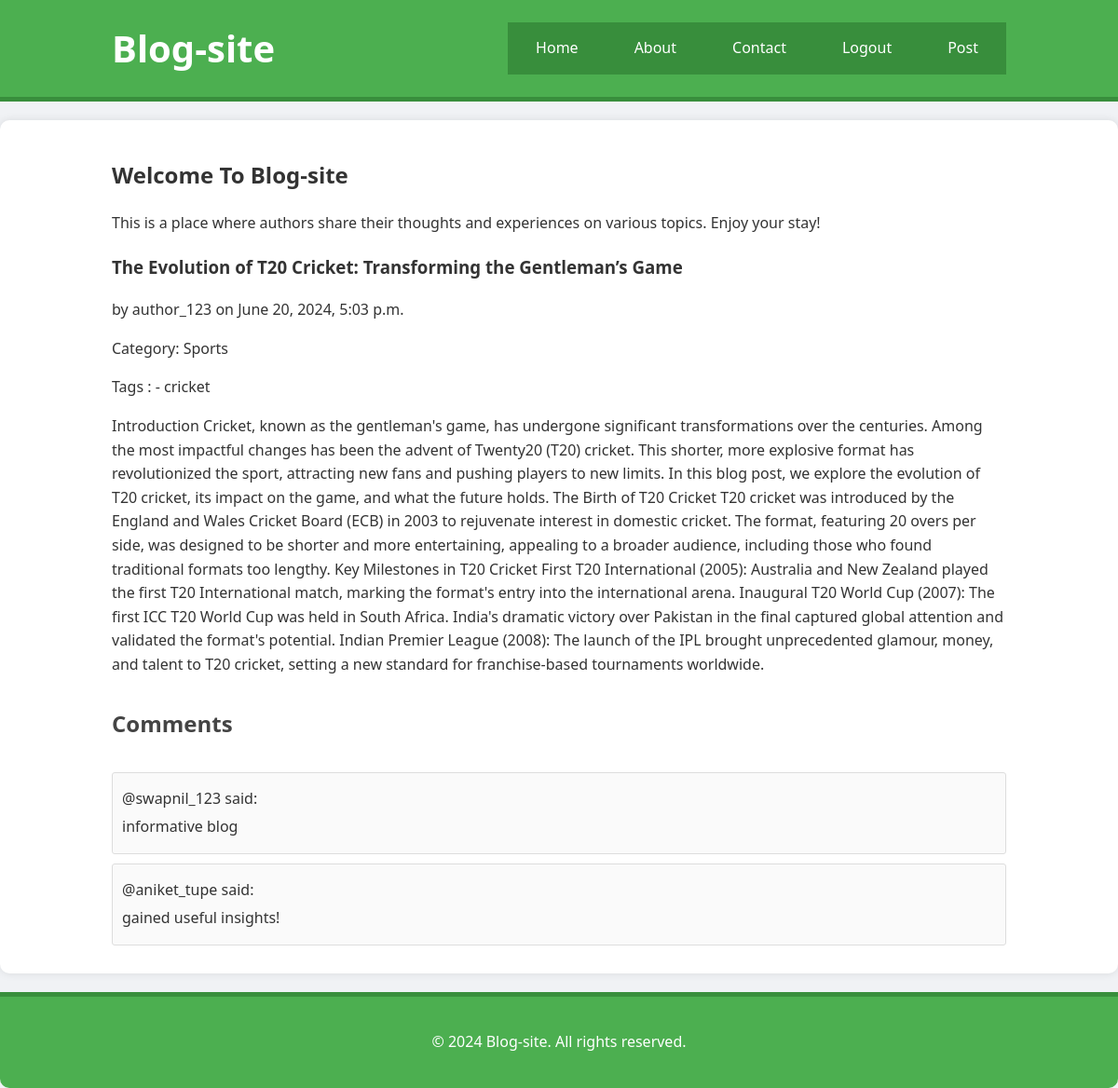
The page /home/post/1/ (signed in) on the database as committed earlier.
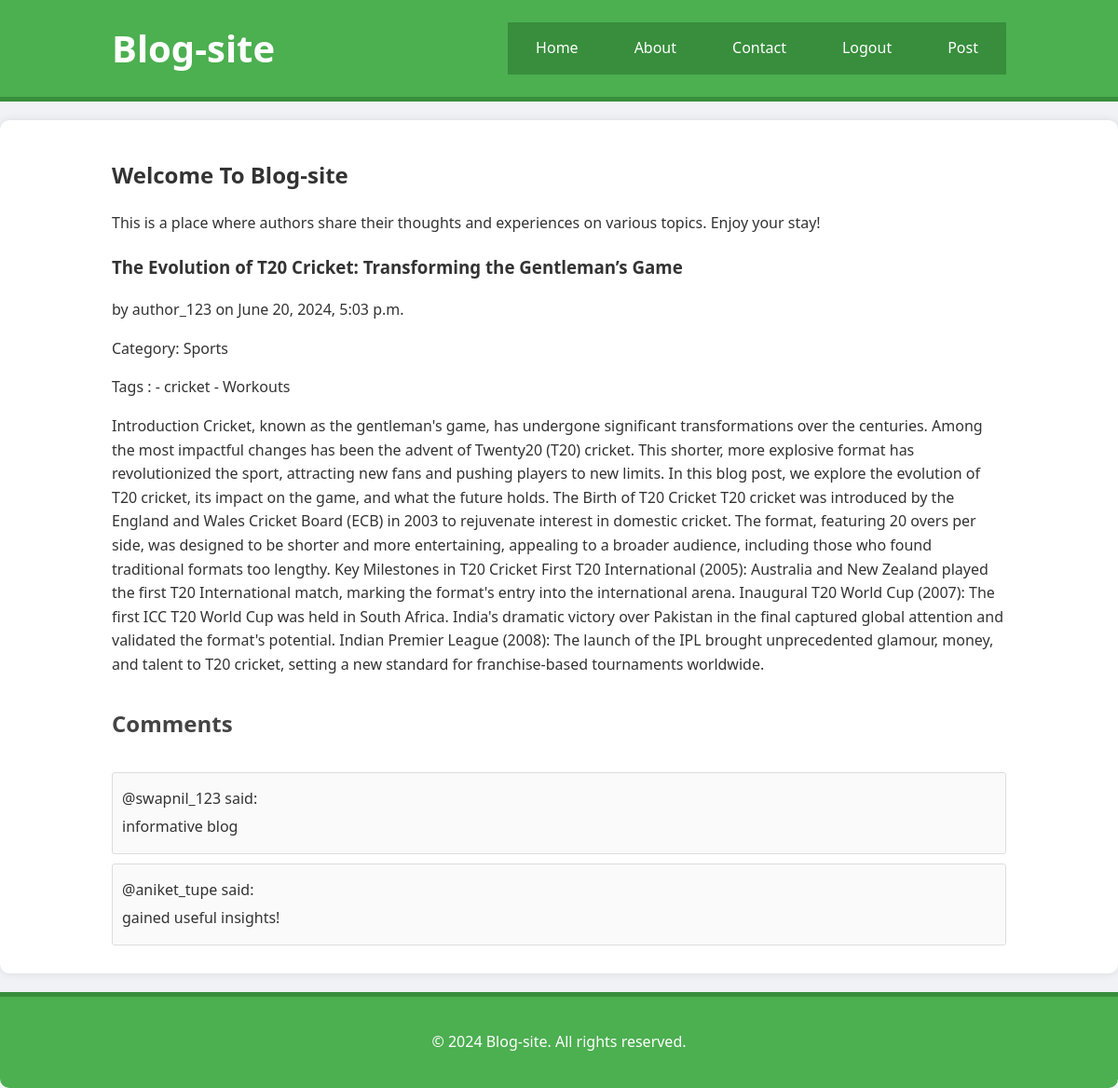
The same page on the database as committed later.
### myblog/models.py (models this page shows, shortened)
class Tag(models.Model):
    name = models.CharField(max_length=50)

class Comment(models.Model):
    content = models.TextField()
    author = models.ForeignKey(User, on_delete=models.CASCADE, limit_choices_to={'user_type': 'reader'})  # Restrict to readers
    post = models.ForeignKey(Post, on_delete=models.CASCADE)

class User(AbstractUser):
    TYPE_CHOICES = (
        ('author', 'Author'),
        ('reader', 'Reader'),
    )
    user_type = models.CharField(max_length=10, choices=TYPE_CHOICES, default='reader')

### myblog/views.py (the view)
# urls.py: path('post/<int:id>/', detail_view, name='detail'),
@login_required
def detail_view(request, id):
    post = get_object_or_404(Post, id=id)
    return render(request, 'myblog/detail_post.html', {'post': post})

### templates/myblog/detail_post.html (shortened to what this page needs)
{% extends 'base.html' %}
{% block content %}
{% load static %}
<link rel="stylesheet" type="text/css" href="{% static 'blogsite/static/css/comment_style.css' %}">
<section class="intro">
    <h2>Welcome To Blog-site</h2>
    <p>This is a place where authors share their thoughts and experiences on various topics. Enjoy your stay!</p>
</section>
<section class="posts">
    <article>
        <h3>{{ post.title }}</h3>
        <p>by {{ post.author.username }} on {{ post.publish_date }}</p>
        <p>
            Category:
            {% if post.category %}
                {{ post.category.name }}
            {% else %}
                No Category
            {% endif %}
        </p>
        <div class="tags">
            Tags :
            {% for tag in post.tags.all %}
                <span> - {{ tag.name }}   </span>
            {% endfor %}
        </div>
        <p>{{ post.content }}</p>
        <section class="comments">
            <h4>Comments</h4>
            {% for comment in post.comment_set.all %}
                <div class="comment">
                    <p>@{{ comment.author.username }}  said:</p>
                    <p>{{ comment.content }} </p>
                </div>
            {% endfor %}
        </section>
    </article>
</section>
{% endblock %}

Rows that differ between the two databases and show on the page:
added Tag: name "Workouts"
